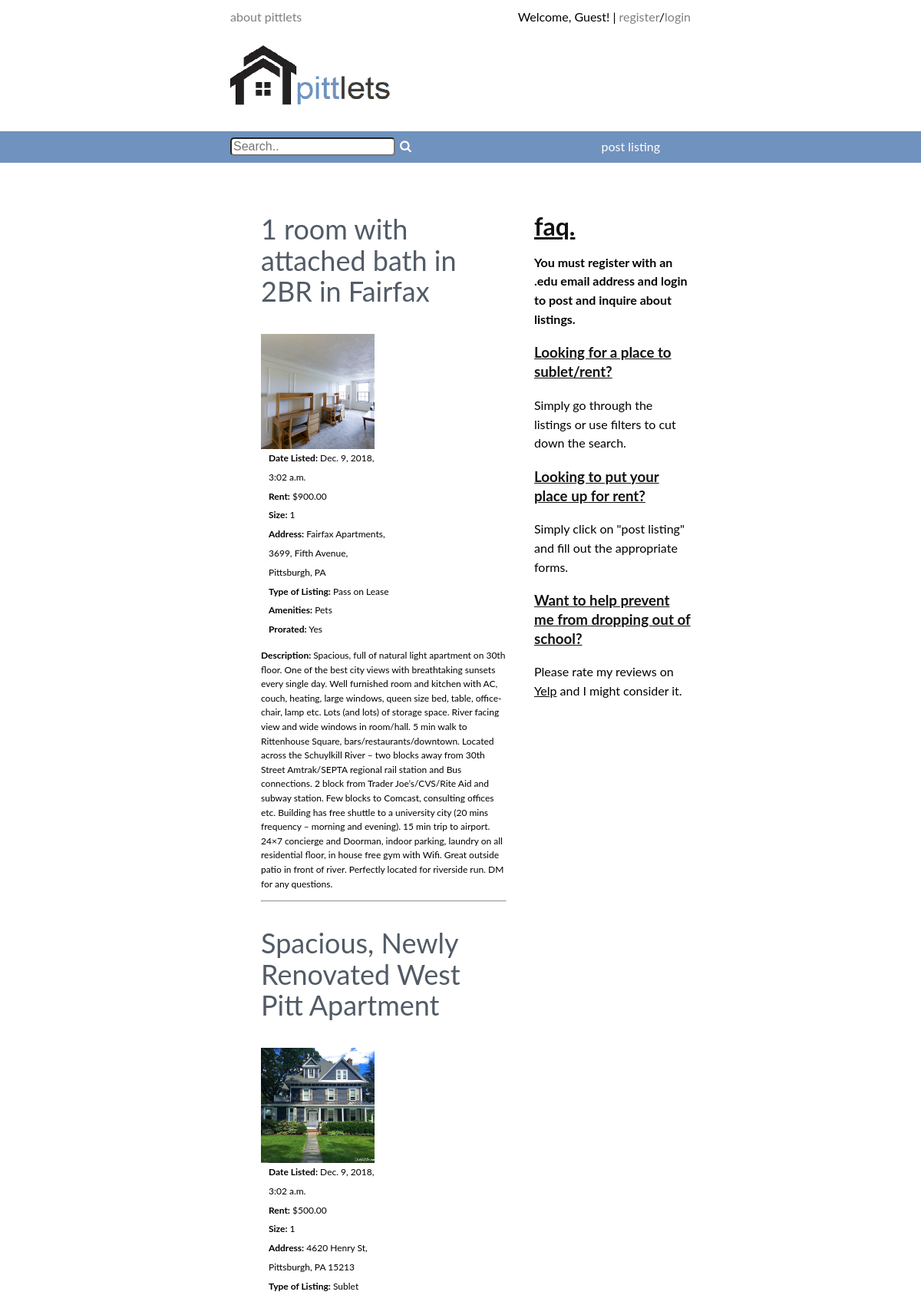
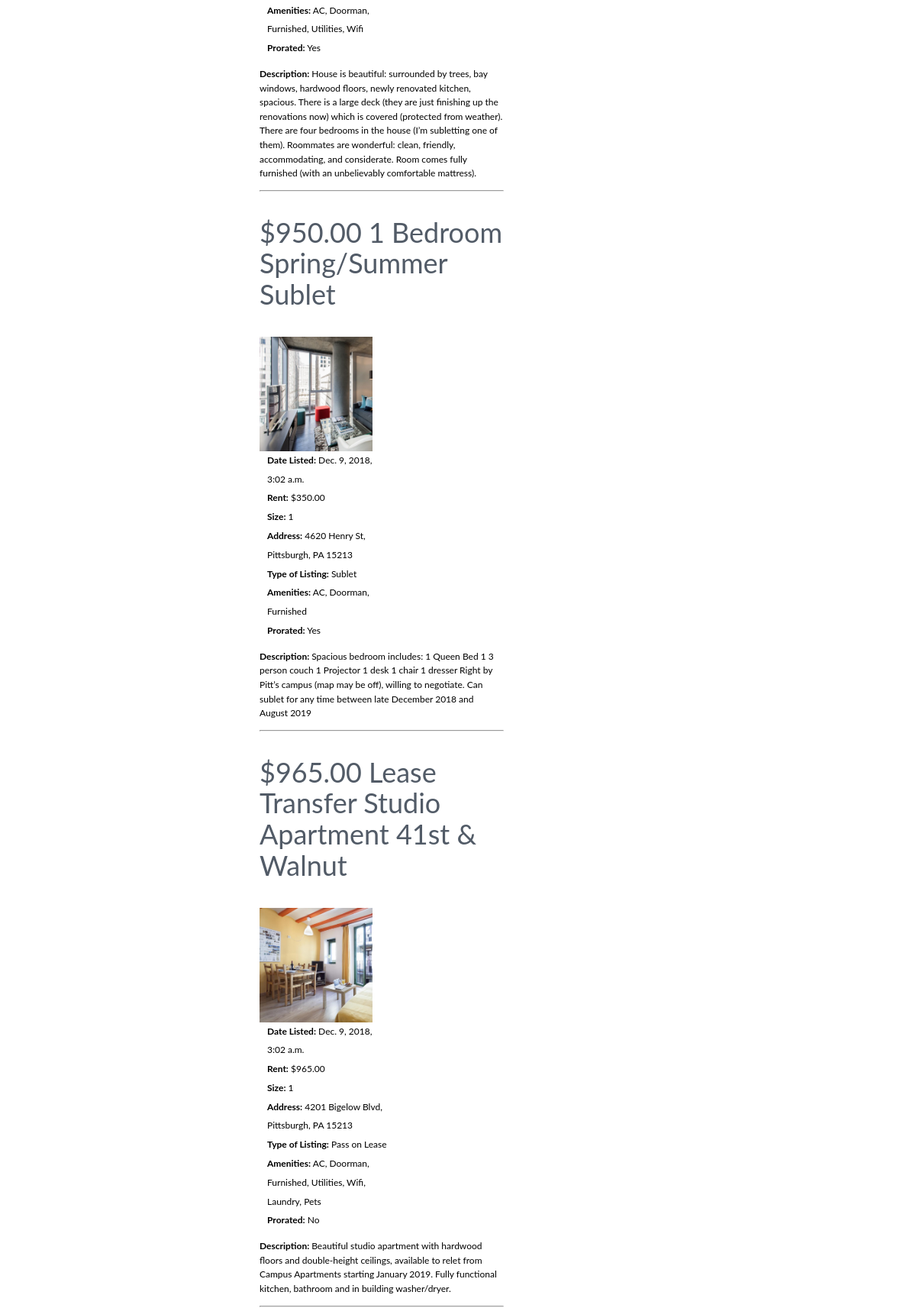
The page / (upper part) on the database its author committed (2 pictures, top to bottom).
### app/models.py (models this page shows)
class Listing(models.Model):
    title = models.CharField(max_length = 200, default = '')
    pub_date = models.DateTimeField(default=datetime.now())
    description = models.TextField(max_length = 5000, default = '')
    size = models.IntegerField(default = 1)
    address = models.CharField(max_length = 80, default = '')
    price = models.DecimalField(max_digits=8, decimal_places=2)
    amenities = models.CharField(max_length=100, default='ac')
    prorated = models.BooleanField(default = False)
    type = models.CharField(max_length = 30, default = 'n/a')
    user = models.ForeignKey(settings.AUTH_USER_MODEL, on_delete=models.CASCADE)

class Image(models.Model):
    post = models.ForeignKey(Listing, on_delete=models.CASCADE, related_name='images', default = None)
    photo = models.ImageField(verbose_name = 'Image')

### app/views.py (the view)
# urls.py: 2. Add a URL to urlpatterns:  path('', views.home, name='home')
def home(request):
    if request.user.is_authenticated:
        authenticated = True
    else:
        authenticated = False
    all_listings = Listing.objects.order_by('-pub_date')
    page = request.GET.get('page', 1)
    paginator = Paginator(all_listings, 5)
    try:
        listings = paginator.page(page)
    except PageNotAnInteger:
        listings = paginator.page(1)
    except EmptyPage:
        listings = paginator.page(paginator.num_pages)
    all_images = Image.objects.all()
    context = {'listings': listings, 'is_authenticated': authenticated,
               'user': request.user, 'list_of_image_querysets': all_images}
    return render(request, 'home.html', context)

### templates/home.html (shortened to what this page needs)
{% extends "./layout.html" %}
{% load static %}
{% block content %}
<br>
<div class="first-column" ;>
    <ul>
        {% for listing in listings %}
            <br>
            <div class = 'home_posting' style = 'display:inline'>
                <a style = 'line-height: 40px; font-size: 36px; color:#273342;' href = {% url 'listing_post' listing.id %}> {{ listing.title }} </a>
                <br><br>
                <div style = 'font-size: 12px;'>
                    {% for image in list_of_image_querysets %}
                        {% if image.post == listing %}
                            <div class = 'listing_image_container'>
                                <img id = 'small_img' class = "listing_image"; src = "../../media/{{ image.photo }}">
                            </div>
                        {% endif %}
                    {% endfor %}
                    <div style = 'display: inline-block; max-width: 50%; padding-left: 10px;'>
                        <b>Date Listed:</b> {{ listing.pub_date }} <br>
                        <b>Rent:</b> ${{ listing.price }} <br>
                        <b>Size:</b> {{ listing.size }} <br>
                        <b>Address:</b> {{ listing.address }} <br>
                        <b>Type of Listing:</b> {{ listing.type }} <br>
                        <b>Amenities:</b> {{ listing.amenities }} <br>
                        {% if listing.prorated is not False %}
                            <b>Prorated:</b> Yes
                        {%  else %}
                            <b>Prorated:</b> No
                        {%  endif %}
                    </div>
                    <p>
                        <b>Description: </b>
                        {{ listing.description }}
                    </p>
                </div>
            </div>
            <hr>
        {% endfor %}
    </ul>
</div>
<div class="second-column" ;>
    <br>
    <h1 style="text-decoration:underline; color:#121212;"> faq.</h1>
    <b>You must register with an .edu email address and login to post and inquire about listings. </b>
    <h3 style="text-decoration:underline; color:#121212;"> Looking for a place to sublet/rent?</h3>
    Simply go through the listings or use filters to cut down the search.
    <h3 style="text-decoration:underline; color:#121212;"> Looking to put your place up for rent?</h3>
    Simply click on "post listing" and fill out the appropriate forms.
    <h3 style="text-decoration:underline; color:#121212;"> Want to help prevent me from dropping out of school?</h3>
    Please rate my reviews on <a href = "https://www.yelp.com/user_details?userid=XCZm0RRjnvz54mZGP25_cg";>Yelp</a> and I might consider it.
</div>
{% endblock content %}

### templates/layout.html (shortened to what this page needs)
{% load static %}
<!DOCTYPE html>
<html lang="en">
<head>
    <link rel="stylesheet" type="text/css" href="{% static 'css/main.css' %}">
    <link rel="stylesheet" href="https://cdnjs.cloudflare.com/ajax/libs/font-awesome/4.7.0/css/font-awesome.min.css">
</head>
<body>
    <div class = 'header'>
        <div class = 'header-top'>
            <div class = 'header-left'>
                <a href =  {% url 'about' %}>about pittlets</a>
            </div>
            <div class = 'header-right'>
                Welcome,
                {% if is_authenticated is True %}
                    {{ user.username }}
                    | <a href = {% url 'logout' %}>logout</a>
                {% else %}
                    Guest!
                    | <a href = {% url 'signup' %}>register</a>/<a href = {% url 'login' %}>login</a>
                {% endif %}
            </div>
            <br>
            <a style = "opacity: 1;" href = {% url 'home' %} >
                <img class = "centered_image" src = "{% static 'images/logo.png' %}"></img>
            </a>
        </div>
        <br>
        <div class = 'strip'>
            <div class = 'strip-content'>
                <div class = 'strip-content-left'>
                    <form name = 'search_form' type = 'get' action = "{% url 'search' %}">
                        <input name = 'search_box' class = 'search'; type="text" placeholder="Search..">
                        <button id = 'search_submit' type="submit"><i class="fa fa-search"></i></button>
                    </form>
                </div>
                <div class = 'strip-content-right'>
                    <a class = 'post' style = "opacity:1;" href= {% url 'post' %}>
                        post listing
                </div>
            </div>
        </div>
    </div>
    <div class = 'content'>
        {% block content %}
        {% endblock content %}
    </div>
<br><br><br><br><br><br><br><br><br><br><br><br><br><br><br><br><br><br><br><br><br><br><br><br><br><br><br><br><br><br><br><br><br><br><br><br><br><br><br><br><br><br><br><br><br><br><br><br><br>
</body>
</html>

### static/css/main.css (style rules this page uses)
html { font-weight: normal; }
.first-column { width: 60%; float: left; }
.second-column { width: 34%; float: right; }
.content { width: 50%; margin: auto; }
.post { color: white; float:right; background-color: #7092BE; border-radius: 10px; padding: 8px 40px; }
.search { font-size: 16px; float: left; margin-top: 8px; border-radius: 5px; display: inline-block; }
.strip button { background: #7092BE; color: white; margin-top: 10px; font-size: 16px; cursor: pointer; border-style: none; }
.strip { position: relative; background-color: #7092BE; width: 100%; height: 41px; }
.strip-content-left { float:left; }
.strip-content-right { float:right; }
.strip-content { width: 50%; margin: auto; max-width: 900px; }
.centered_image { width: 50%; opacity: 1; }
body { font-family: 'Lato', sans-serif; line-height: 1.55em; font-size: 16px; margin: 0; margin-top: 10px; }
p { line-height: 1.55em; }
a { color: black; }
.header { position: relative; color: black; font-size: 16px; font-family: 'Lato', sans-serif; overflow: hidden; }
.header-top { width: 50%; margin: auto; max-width: 900px; }
.header-left { float: left; }
.header-right { float: right; }
.header a { opacity: .5; text-decoration: none; }
.listing_image_container { min-width: 40%; max-width: 40%; min-height: 40%; max-height: 40%; overflow:hidden; display: inline-block; padding-right: 20px; vertical-align: top; padding-top: 10px; }
.listing_image { float:left; max-height: 150px; padding-right: 10px; overflow: hidden; display: inline-block; }
.home_posting a { opacity: 0.8; text-decoration: none; }

### rows shown on the page
Listing: title "1 room with attached bath in 2BR in Fairfax", pub_date "Dec. 9, 2018, 3:02 a.m.", price "900.00", size "1", address "Fairfax Apartments, 3699, Fifth Avenue, Pittsburgh, PA", type "Pass on Lease", amenities "Pets", shows "Prorated:", prorated "Yes", description "Spacious, full of natural light apartment on 30th floor. One of the best city views with breathtaking sunsets every single day. Well furnished room and kitchen with AC, couch, heating, large windows, queen size bed, table, office-chair, lamp etc. Lots (and lots) of storage space. River facing view and wide windows in room/hall. 5 min walk to Rittenhouse Square, bars/restaurants/downtown. Located across the Schuylkill River – two blocks away from 30th Street Amtrak/SEPTA regional rail station and Bus connections. 2 block from Trader Joe’s/CVS/Rite Aid and subway station. Few blocks to Comcast, consulting offices etc. Building has free shuttle to a university city (20 mins frequency – morning…"
Image: photo (picture)
Listing: title "Spacious, Newly Renovated West Pitt Apartment", pub_date "Dec. 9, 2018, 3:02 a.m.", price "500.00", size "1", address "4620 Henry St, Pittsburgh, PA 15213", type "Sublet", amenities "AC, Doorman, Furnished, Utilities, Wifi", shows "Prorated:", prorated "Yes", description "House is beautiful: surrounded by trees, bay windows, hardwood floors, newly renovated kitchen, spacious. There is a large deck (they are just finishing up the renovations now) which is covered (protected from weather). There are four bedrooms in the house (I’m subletting one of them). Roommates are wonderful: clean, friendly, accommodating, and considerate. Room comes fully furnished (with an unbelievably comfortable mattress)."
Image: photo (picture)
Listing: title "$950.00 1 Bedroom Spring/Summer Sublet", pub_date "Dec. 9, 2018, 3:02 a.m.", price "350.00", size "1", address "4620 Henry St, Pittsburgh, PA 15213", type "Sublet", amenities "AC, Doorman, Furnished", shows "Prorated:", prorated "Yes", description "Spacious bedroom includes: 1 Queen Bed 1 3 person couch 1 Projector 1 desk 1 chair 1 dresser Right by Pitt’s campus (map may be off), willing to negotiate. Can sublet for any time between late December 2018 and August 2019"
Image: photo (picture)
Listing: title "$965.00 Lease Transfer Studio Apartment 41st & Walnut", pub_date "Dec. 9, 2018, 3:02 a.m.", price "965.00", size "1", address "4201 Bigelow Blvd, Pittsburgh, PA 15213", type "Pass on Lease", amenities "AC, Doorman, Furnished, Utilities, Wifi, Laundry, Pets", shows "Prorated:", prorated "No", description "Beautiful studio apartment with hardwood floors and double-height ceilings, available to relet from Campus Apartments starting January 2019. Fully functional kitchen, bathroom and in building washer/dryer."
Image: photo (picture)
